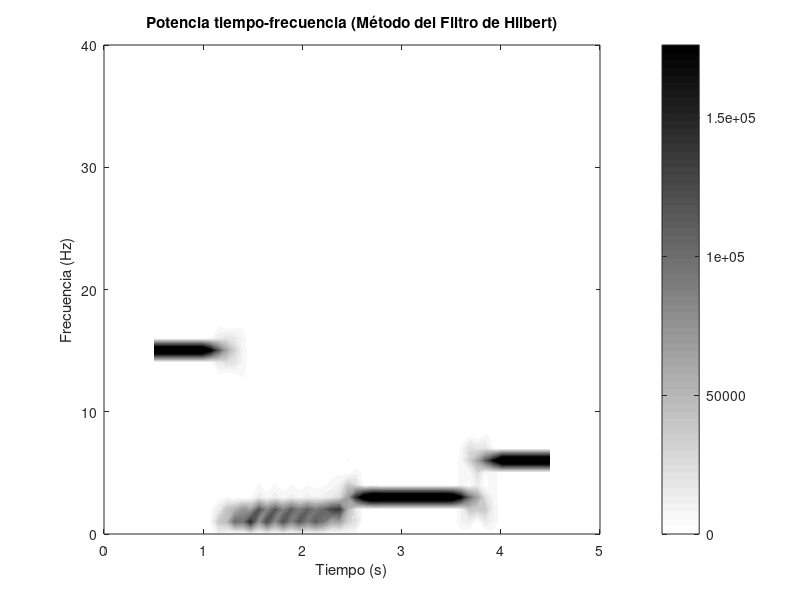
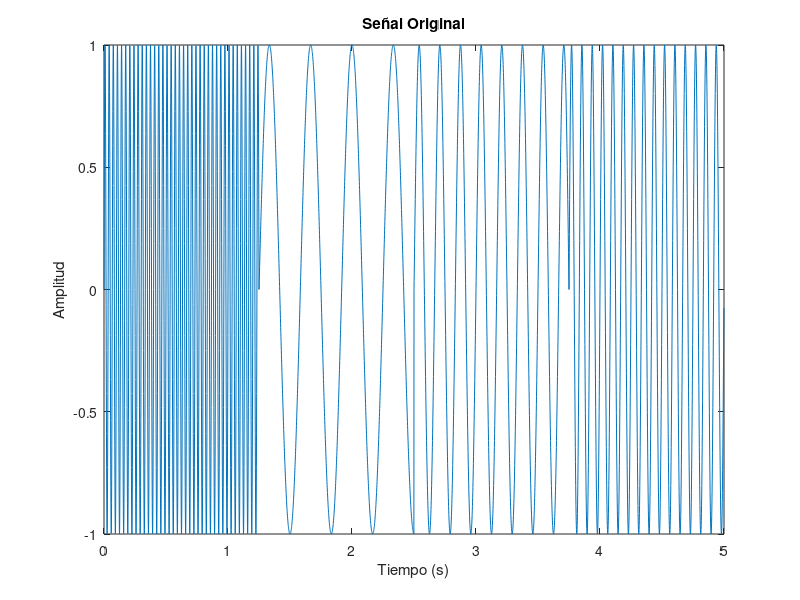
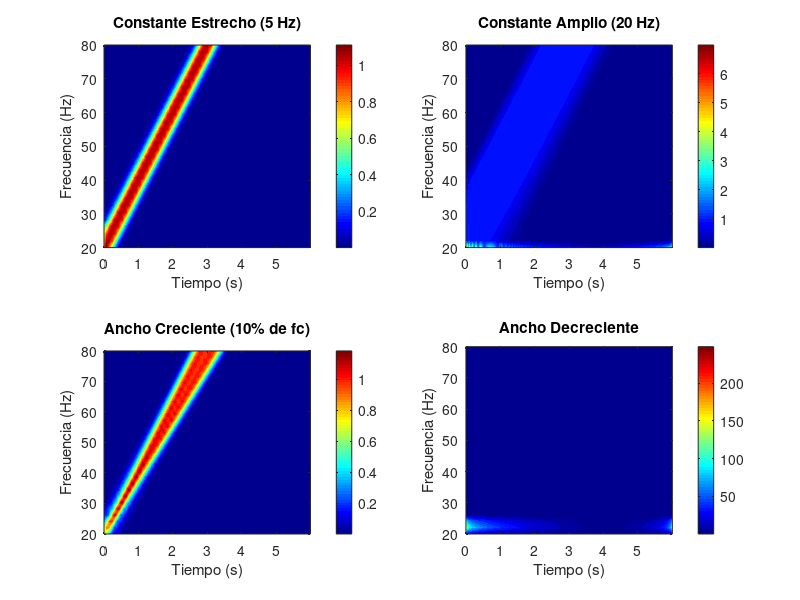

The MATLAB source for these figures, in order: (Note: a time limit stopped this script after it produced the figures.)
pkg load signal

%1
fs = 1000; %tasa de muestreo Hz
t = 0:1/fs:5-1/fs; %vector de tiempo de 0 a 5 segundos
frecuencias = [30, 3, 6, 12]; % en Hz
duracion_segmento = 5 / length(frecuencias);

%señal
data = [];
for f = frecuencias
    t_segmento = 0:1/fs:duracion_segmento-1/fs;
    data = [data, sin(2 * pi * f * t_segmento)];
end

fftWidth_ms = 500; % ancho de ventana en milisegundos
fftWidth = round(fftWidth_ms / (1000 / fs)); % ancho muestras
Ntimesteps = 50; % número de ventanas
centertimes = round(linspace(fftWidth + 1, length(t) - fftWidth, Ntimesteps));
hz = linspace(0, fs / 2, fftWidth); % intervalo de frecuencias
tf = zeros(length(hz), length(centertimes)); %matriz para resultados de potencia tiempo-frecuencia

%filtro de Hilbert
for ti = 1:length(centertimes)
    temp = data(centertimes(ti) - fftWidth/2 : centertimes(ti) + fftWidth/2 - 1); % Extraer la ventana de datos
    hilbert_transform = hilbert(temp); % Aplicar el filtro
    x = abs(fft(hilbert_transform, fftWidth)).^2; % Calcular la potencia espectral
    tf(:, ti) = x(1:length(hz));
end

%gráficos
figure;

%tiempo-frecuencia
contourf(t(centertimes), hz, tf, 40, 'LineStyle', 'none');
set(gca, 'ylim', [0 40], 'clim', [0 max(tf(:))*0.7], 'xlim', [0 5]);
xlabel('Tiempo (s)');
ylabel('Frecuencia (Hz)');
title('Potencia tiempo-frecuencia (Método del Filtro de Hilbert)');
colormap(flipud(gray)); % invertir escala de colores
colorbar;

%señal original
figure;
plot(t, data);
xlabel('Tiempo (s)');
ylabel('Amplitud');
title('Señal Original');

%los resultados muestran un gráfico tiempo-frecuencia que ha perdido claramente nitidez respecto a la figura 5.1

%2

fs = 1000; %tasa de muestreo Hz
t = 0:1/fs:6-1/fs; %vector tiempo (6")
f_start = 20; %inicio
f_end = 80; %fin

signal = sin(2 * pi * (f_start + (f_end - f_start) * (t / max(t))) .* t); %señal con frecuencia creciente lineal

%filtros
freqs = linspace(f_start, f_end, 30); %frecuencias centrales para el análisis

%distintos anchos de banda
twid_narrow = 5; %estrecho (5 Hz)
twid_wide = 20; %amplio (20 Hz)
twid_increasing = @(fc) 0.1 * fc; %anchura que incrementa en función de la frecuencia (10% de fc)
twid_decreasing = @(fc) max(1, 30 - 0.2 * fc); %ancho decreciente en función de la frecuencia

%matrices para inicializar los resultados
tf_narrow = zeros(length(freqs), length(t));
tf_wide = zeros(length(freqs), length(t));
tf_increasing = zeros(length(freqs), length(t));
tf_decreasing = zeros(length(freqs), length(t));

%función corregida para aplicar filtro de paso banda
function filtered = bandpass_filter(data, fs, fc, twid)
    %cálculo frecuencias de corte normalizadas
    low_cut = (fc - twid) / (fs / 2); %frecuencia de corte inferior
    high_cut = (fc + twid) / (fs / 2); % " "          "   superior

    if low_cut < 0
        low_cut = 0;
    end
    if high_cut > 1
        high_cut = 1;
    end %esto asegura que las frecuencias estén dentro del intervalo [0, 1]

    %aplica el filtro a las frecuencias válidas
    if low_cut < high_cut
        [b, a] = butter(4, [low_cut high_cut], 'bandpass');
        filtered = filtfilt(b, a, data);
    else
        filtered = zeros(size(data)); %devuelve ceros si el intervalo no es válido
    end
end


%descomposición tiempo-frecuencia
for i = 1:length(freqs)
    fc = freqs(i); %frecuencia central
    %paso constante estrecho
    filtered = bandpass_filter(signal, fs, fc, twid_narrow);
    tf_narrow(i, :) = abs(hilbert(filtered));

    %paso constante amplio
    filtered = bandpass_filter(signal, fs, fc, twid_wide);
    tf_wide(i, :) = abs(hilbert(filtered));

    %ancho creciente
    filtered = bandpass_filter(signal, fs, fc, twid_increasing(fc));
    tf_increasing(i, :) = abs(hilbert(filtered));

    %ancho decreciente
    filtered = bandpass_filter(signal, fs, fc, twid_decreasing(fc));
    tf_decreasing(i, :) = abs(hilbert(filtered));
end


%gráficos
figure;

%paso constante estrecho
subplot(2, 2, 1);
contourf(t, freqs, tf_narrow, 40, 'LineStyle', 'none');
title('Constante Estrecho (5 Hz)');
xlabel('Tiempo (s)');
ylabel('Frecuencia (Hz)');
colormap(jet); colorbar;

%paso constante amplio
subplot(2, 2, 2);
contourf(t, freqs, tf_wide, 40, 'LineStyle', 'none');
title('Constante Amplio (20 Hz)');
xlabel('Tiempo (s)');
ylabel('Frecuencia (Hz)');
colormap(jet); colorbar;

%anchura creciente
subplot(2, 2, 3);
contourf(t, freqs, tf_increasing, 40, 'LineStyle', 'none');
title('Ancho Creciente (10% de fc)');
xlabel('Tiempo (s)');
ylabel('Frecuencia (Hz)');
colormap(jet); colorbar;

%anchura decreciente
subplot(2, 2, 4);
contourf(t, freqs, tf_decreasing, 40, 'LineStyle', 'none');
title('Ancho Decreciente');
xlabel('Tiempo (s)');
ylabel('Frecuencia (Hz)');
colormap(jet); colorbar;

%Se aprecian claras diferencias al gráficar con diferentes configuraciones: el paso constante estrecho tiene una alta resolución frecuencial, estando cada frecuencia bien delimitada y distinguible del resto, sin embargo la resolución
%temporal es más baja. En el paso constante amplio se aprecia el caso contrario: alta resolución temporal pero baja en la frecuencia. En la condición de anchura creciente se aprecia mejor resolución en las frecuencias bajas, mienrtas
%en las altas se aprecia cierto solapamiento. Por último, en el ancho decreciente se aprecia cierta resolución en frecuencias bajas, pero es homogeneo en el resto.

%Para el paso constante estrecho la configuración apropiada parece estar entre 3 y 5Hz: más estrecho y la respuesta en el tiempo se degrada, perdiéndose claridad en transiciones rápidas; más ancho, y se ya se aproxima al paso constante
%amplio. En el paso constante amplio el intervalo parece hayarse entre 15 y 25Hz. Para la anchura creciente, si se usara algo inferior al 10% se pierde resolución temporal en las frecuncias altas, pues los filtros siguen siendo muy
%estrechos, mientras que valores superiores, del 25 ó 30%, hacen que las banda de frecuencia se solapen, perdiendo nitidez. Para la anchura decreciente, se impone un mínimo de 5Hz para evitar que el filtro se estreche demasido en
%frecuencias altas. Si en lugar de 0.2 se empleasen reducciones más agresivas, como 0.4, la anchura disminuiría demasiado y demasiado pronto, lo que daría una resolución temporal mala a las frecuencias bajas, y si se empleara
%una reducción menor, como el 0.1 la diferencia entre altas y bajas frecuencias no sería tan pronunciada, asemejandose al paso constante amlpio.
